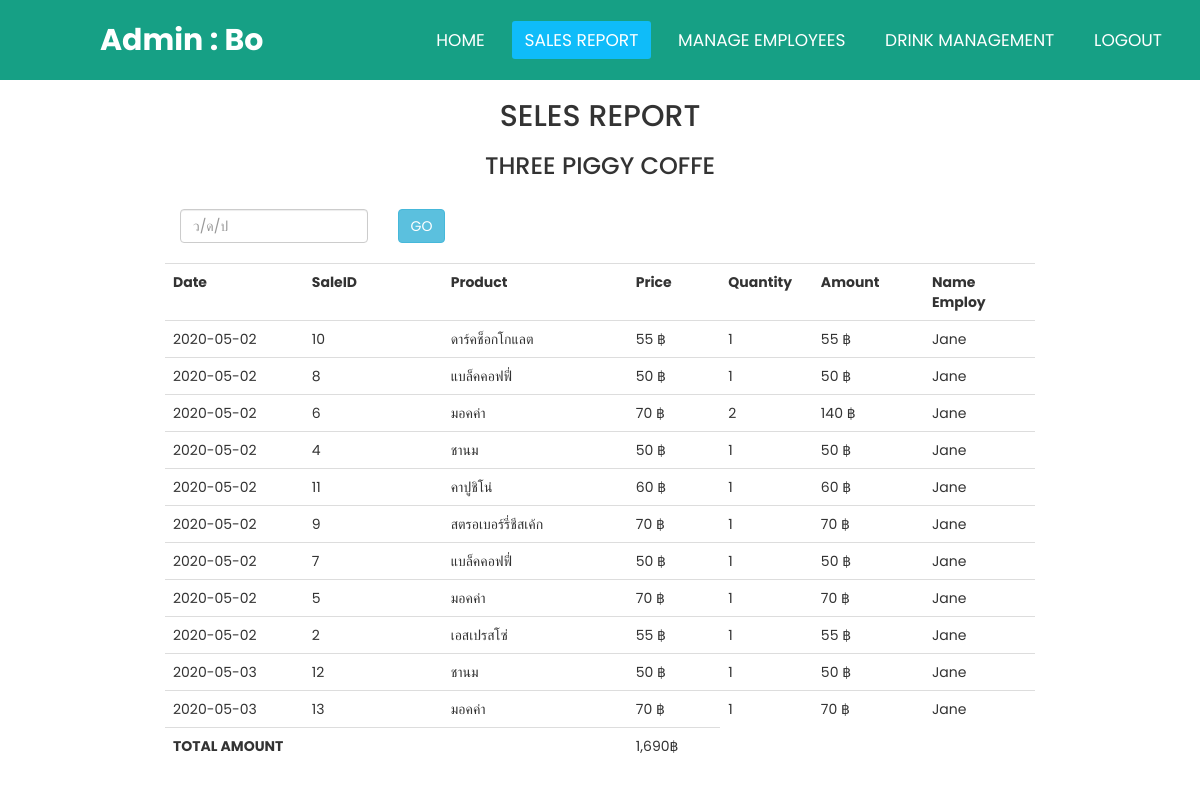
The page /final/circulation2.php (signed in) on the database its author committed.
### tables this page shows
CREATE TABLE `sales` (
  `SaleID` int(11) NOT NULL,
  `SaleDate` date NOT NULL,
  `username` varchar(100) NOT NULL,
  `GrandTotal` float NOT NULL
);

CREATE TABLE `sale_details` (
  `SaleID` int(11) NOT NULL,
  `productid` int(11) NOT NULL,
  `price` float NOT NULL,
  `Quantity` int(100) NOT NULL
);

CREATE TABLE `products` (
  `productid` int(11) NOT NULL,
  `productname` varchar(100) NOT NULL,
  `price` float NOT NULL,
  `productdetail` text NOT NULL
);

### final/circulation2.php (the view, shortened to what this page needs)
<?php session_start();
include('condb.php');
  $name = $_SESSION['name'];
?>
<?php
     $con= mysqli_connect("localhost","root","","final") or die("Error: " . mysqli_error($con));
     mysqli_query($con, "SET NAMES 'utf8' ");
     $query = "SELECT s.SaleDate, d.SaleID, p.productname, d.price, d.Quantity, (d.Price*d.Quantity) as amount, l.name
     FROM sales s
     LEFT OUTER JOIN sale_details d ON d.SaleID=s.SaleID
     LEFT OUTER JOIN products p ON d.productid=p.productid
     LEFT OUTER JOIN login l ON l.username=s.username
     ORDER BY SaleDate ";
     $result = mysqli_query($con, $query);
     $query1 ="SELECT SUM(GrandTotal) as total
     FROM sales s";
     $result1 = mysqli_query($con, $query1);
 ?>
<!DOCTYPE html>
<html lang="en" dir="ltr">
<head>
    <link rel="stylesheet" href="style5.css">
    <link rel="stylesheet" href="css/bootstrap.css">
    <link rel="stylesheet" href="https://maxcdn.bootstrapcdn.com/bootstrap/3.3.6/css/bootstrap.min.css" />
    <link rel="stylesheet" href="http://code.jquery.com/ui/1.11.4/themes/smoothness/jquery-ui.css">
    <link rel="stylesheet" href="https://cdn.datatables.net/1.10.20/css/dataTables.bootstrap4.min.css">
</head>
<body>
    <nav>
        <label class="logo">Admin : <?php echo$name?> </label>
        <ul>
            <li><a href="home2.php">HOME</a></li>
            <li><a class="active" href="circulation2.php">Sales report</a></li>
            <li><a href="employinfor.php">Manage employees</a></li>
            <li><a href="managef.php">DRINK MANAGEMENT</a></li>
            <li><a href="logout.php">Logout</a></li>
        </ul>
    </nav>
    <section>
    <div class="container" style="width:900px;">
                <h2 align="center">SELES REPORT</h2>
                <h3 align="center">THREE PIGGY COFFE</h3><br />
                <div class="col-md-3">
                     <input type="text" name="from_date" id="from_date" class="form-control" placeholder="ว/ด/ป" />
                </div>
                <div class="col-md-5">
                     <input type="button" name="filter" id="filter" value="GO" class="btn btn-info" />
                </div>
                <br />
                <div id="order_table">
                     <table class="table table-dark">
                          <tr>
                               <th width="15%">Date</th>
                               <th width="15%">SaleID</th>
                               <th width="20%">Product</th>
                               <th width="10%">Price</th>
                               <th width="10%">Quantity</th>
                               <th width="12%">Amount</th>
						 <th width="12%">Name Employ</th>
                          </tr>
                     <?php
                     while($row = mysqli_fetch_array($result))
                     {
                     ?>
                          <tr>
                               <td><?php echo $row["SaleDate"]; ?></td>
                               <td><?php echo $row["SaleID"]; ?></td>
                               <td><?php echo $row["productname"]; ?></td>
                               <td><?php echo $row["price"]; ?> ฿</td>
                               <td><?php echo $row["Quantity"]; ?></td>
                               <td><?php echo $row["amount"]; ?> ฿</td>
						 <td><?php echo $row["name"]; ?></td>
                          </tr>
                     <?php
                     }
                     ?>
					 <?php
                     while($rw = mysqli_fetch_array($result1))
					 {
					 ?>
						<tfoot>
						<tr>
						<th colspan="3">TOTAL AMOUNT</th>
						<td><?php echo number_format($rw["total"]); ?>฿</td>
						</tr>
						</tfoot>
					 <?php
                     }
                     ?>
                     </table>
                </div>
           </div>
      </body>
 </html>
</body>
</html>

### final/style5.css (style rules this page uses)
* { padding: 0; margin: 0; text-decoration: none; list-style: none; box-sizing: border-box; font-family: 'Poppins', sans-serif; }
body { font-family: 'Poppins', sans-serif; background: #55efc4; }
nav { background: #16a085; height: 80px; width: 100%; }
label.logo { color: white; font-size: 30px; line-height: 80px; padding: 0 100px; font-weight: bold; }
nav ul { float: right; margin-right: 20px; }
nav ul li { display: inline-block; line-height: 80px; margin: 0 5px; }
nav ul li a { color: white; font-size: 17px; padding: 7px 13px; border-radius: 3px; text-transform: uppercase; }
a.active, a:hover { background: #0fbcf9; transition: .5s; }
section { background-size: cover; }

### rows shown on the page
sales: SaleDate "2020-05-02", sale_details.SaleID "10", products.productname "ดาร์คช็อกโกแลต", sale_details.price "55", sale_details.Quantity "1", amount "55", login.name "Jane"
sales: SaleDate "2020-05-02", sale_details.SaleID "8", products.productname "แบล็คคอฟฟี่", sale_details.price "50", sale_details.Quantity "1", amount "50", login.name "Jane"
sales: SaleDate "2020-05-02", sale_details.SaleID "6", products.productname "มอคค่า", sale_details.price "70", sale_details.Quantity "2", amount "140", login.name "Jane"
sales: SaleDate "2020-05-02", sale_details.SaleID "4", products.productname "ชานม", sale_details.price "50", sale_details.Quantity "1", amount "50", login.name "Jane"
sales: SaleDate "2020-05-02", sale_details.SaleID "11", products.productname "คาปูชิโน่", sale_details.price "60", sale_details.Quantity "1", amount "60", login.name "Jane"
sales: SaleDate "2020-05-02", sale_details.SaleID "9", products.productname "สตรอเบอร์รี่ชีสเค้ก", sale_details.price "70", sale_details.Quantity "1", amount "70", login.name "Jane"
sales: SaleDate "2020-05-02", sale_details.SaleID "7", products.productname "แบล็คคอฟฟี่", sale_details.price "50", sale_details.Quantity "1", amount "50", login.name "Jane"
sales: SaleDate "2020-05-02", sale_details.SaleID "5", products.productname "มอคค่า", sale_details.price "70", sale_details.Quantity "1", amount "70", login.name "Jane"
sales: SaleDate "2020-05-02", sale_details.SaleID "2", products.productname "เอสเปรสโซ่", sale_details.price "55", sale_details.Quantity "1", amount "55", login.name "Jane"
sales: SaleDate "2020-05-03", sale_details.SaleID "12", products.productname "ชานม", sale_details.price "50", sale_details.Quantity "1", amount "50", login.name "Jane"
sales: SaleDate "2020-05-03", sale_details.SaleID "13", products.productname "มอคค่า", sale_details.price "70", sale_details.Quantity "1", amount "70", login.name "Jane"

### other values the page prints
$name "Bo"
$rw["total"] "1,690"
